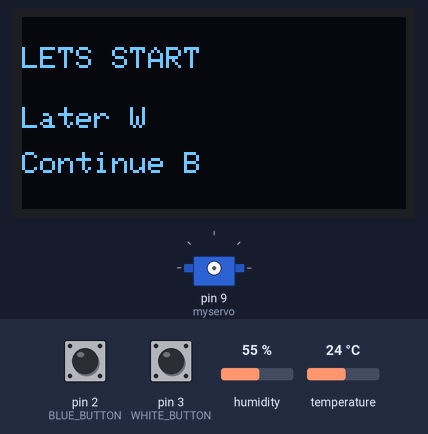
This sketch was run on a simulated Arduino Uno, built with avr-gcc and run on an emulated ATmega328P. Shown: 128×64 one-colour display, servo. Inputs (shaded band) come from the test bench; at power-on: pin 2 (BLUE_BUTTON) HIGH, pin 3 (WHITE_BUTTON) HIGH, humidity 55 %, temperature 24 °C. The local clock reads 2024-03-15 10:24:30 at power-on unless the sketch sets it; the sensor or clock chip raises its interrupt line as the real part does.

Above: at 4.6 s.
4.7 s: pin 2 (BLUE_BUTTON) pulled LOW for 1 s
At 6.3 s:
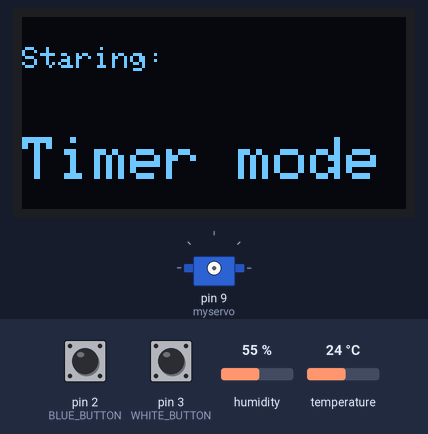
8.7 s: pin 2 (BLUE_BUTTON) pulled LOW for 3.2 s
At 13.2 s:
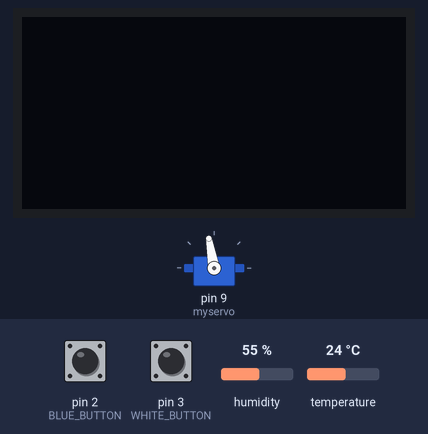
13.4 s: pin 3 (WHITE_BUTTON) pulled LOW for 3.2 s
At 17.4 s:
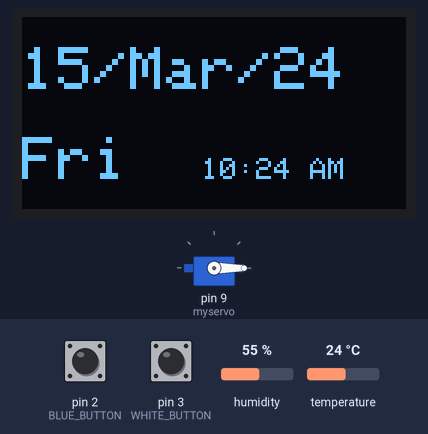
18.1 s: humidity set to 22 %
At 19.1 s:
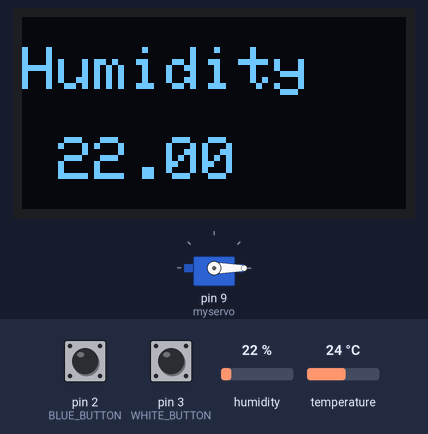
Timing chart, 0 to 21.1 s (numbered marks = the images above; inputs shaded):
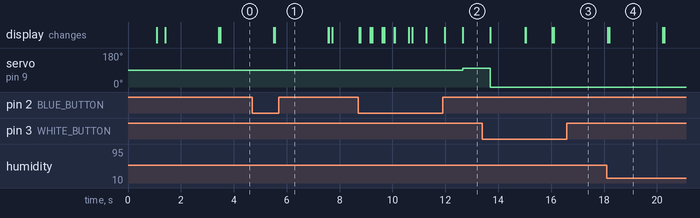

The sketch:

Sketch_15_onlyTimer.ino
```cpp
//IDEA: Instead of passing attribute to DisplayText, do not recieve char and print what is in buff (global Var)
#include <stdlib.h>
/*************************************************************************/

#include "DHT.h"

#define DHTPIN 5     // Digital pin connected to the DHT sensor

#define DHTTYPE DHT11
DHT dht(DHTPIN, DHTTYPE);

/**************************************************************************/
//************************* OLED ******************************************
#include <SPI.h>
#include <Wire.h>
#include <Adafruit_GFX.h>
#include <Adafruit_SSD1306.h>

#define SCREEN_WIDTH 128 // OLED display width, in pixels
#define SCREEN_HEIGHT 64 // OLED display height, in pixels

// Declaration for an SSD1306 display connected to I2C (SDA, SCL pins)
// The pins for I2C are defined by the Wire-library.
// On an arduino UNO:       A4(SDA), A5(SCL)
#define OLED_RESET     4 // Reset pin # (or -1 if sharing Arduino reset pin)
#define SCREEN_ADDRESS 0x3C ///< See datasheet for Address; 0x3D for 128x64, 0x3C for 128x32
#define DISPLAY_TIME 2000
Adafruit_SSD1306 display(SCREEN_WIDTH, SCREEN_HEIGHT, &Wire, OLED_RESET);


/**************************************************************************/

#include <RTClib.h>

RTC_DS3231 rtc;

// the pin that is connected to SQW of DS3231
#define CLOCK_INTERRUPT_PIN 3
char weekDay[][4] = {"Sun", "Mon", "Tue", "Wed", "Thu", "Fri", "Sat" };
/**************************************************************************/


#include <Servo.h>

Servo myservo;  // create servo object to control a servo


////////////////////////////////////////////////////////////////////////////////////////////////////////////////////////////
// ************************* SETUP **************************************************** SETUP ******************************
////////////////////////////////////////////////////////////////////////////////////////////////////////////////////////////
const byte interruptPin = 2;
bool sw1=0;
byte menuLevel = 0;
uint8_t timerTarget[3];
char buff[10];
#define BLUE_BUTTON     2
#define WHITE_BUTTON    3

void setup()
{
      Serial.begin(9600);
      //Begin I2C
      Wire.begin();
      //Begin OLED
      if(!display.begin(SSD1306_SWITCHCAPVCC, SCREEN_ADDRESS)) {
        Serial.println(F("SSD1306 allocation failed"));
        for(;;); // Don't proceed, loop forever
      }
      //Begin humidity sensor
      dht.begin();

      //BLUE (Interrupt)
      pinMode(interruptPin, INPUT_PULLUP);
      attachInterrupt(digitalPinToInterrupt(interruptPin), awake, FALLING );
      //WHITE
      pinMode(WHITE_BUTTON, INPUT_PULLUP);

      //********************* initializing the rtc ********************
      if(!rtc.begin()) {
          Serial.println("Couldn't find RTC!");
          Serial.flush();
          abort();
      }

      /*Uncomment block below to set time when power loss
      if(rtc.lostPower()) {
          // this will adjust to the date and time at compilation
          rtc.adjust(DateTime(F(__DATE__), F(__TIME__)));
      }*/

      //we don't need the 32K Pin, so disable it
      rtc.disable32K();
      // stop oscillating signals at SQW Pin
      rtc.writeSqwPinMode(DS3231_OFF);

      // ***************** OLED WELCOME**********************
      sprintf(buff, "RC");
      DisplayText(60, 29, DISPLAY_TIME/2, 1, false);
      //testdrawbitmap(DISPLAY_TIME);
      testdrawrect();
}

//***************** OLED+Temp **************************
void DisplayTempAndHumidity()
{
      // Reading temperature or humidity takes about 250 milliseconds!
      // Sensor readings may also be up to 2 seconds 'old' (its a very slow sensor)
      float h = dht.readHumidity();
      // Read temperature as Celsius (the default)
      float t = dht.readTemperature();

      char h_str[8]; // Buffer big enough for 7-character float
      dtostrf(h, 6, 2, h_str); // Leave room for too large numbers!
      sprintf(buff, "Humidity");
      DisplayText(0, 10, 0, 2, false);
      sprintf(buff, h_str);
      DisplayText(0,40, 0, 2, true);
      sprintf(buff, " %");
      DisplayText(80,40, DISPLAY_TIME, 2, true);

      char t_str[8]; // Buffer big enough for 7-character float
      dtostrf(t, 6, 2, t_str); // Leave room for too large numbers!

      sprintf(buff, "Temp");
      DisplayText(0, 10, 0, 2, false);
      sprintf(buff, t_str);
      DisplayText(0,40, 0, 2, true);
      sprintf(buff, " C");
      DisplayText(80,40, DISPLAY_TIME, 2, true);

}

void DisplayText(int16_t curX, int16_t curY, unsigned long displayTime, uint8_t textSize, bool holdPrevious)
{

    if(!holdPrevious)
        display.clearDisplay();
    display.setTextSize(textSize);
    display.setTextColor(SSD1306_WHITE);
    display.setCursor(curX,curY);
    display.print(buff);
    display.display();
    delay(displayTime);
}

void testdrawrect() {

      for(int16_t i=0; i<display.height()/2-6; i+=2) {
        display.drawRect(i, i, display.width()-2*i, display.height()-2*i, SSD1306_WHITE);
        display.display(); // Update screen with each newly-drawn rectangle
        delay(1);
      }

      delay(2000);
}
//******************************************************


//******************* OLED+RTC ******************************
void DisplayDateAndTime()
{
    // print current time
    char timeStr[10] = "hh:mm AP";
    char dateStr[10] = "DD/MMM/YY";
    uint8_t day;
    rtc.now().toString(timeStr);
    rtc.now().toString(dateStr);
    day = rtc.now().dayOfTheWeek();
    sprintf(buff, dateStr);
    DisplayText(0, 10, 0, 2, false);
    sprintf(buff, weekDay[day]);
    DisplayText(0, 40, 0, 2, true);
    sprintf(buff, timeStr);
    DisplayText(60, 47, DISPLAY_TIME, 1, true);
}
void DisplayOpeningDate()
{
    /*char buff[9];
    DisplayText(0, 10, "Time left:", 0, 0, 2, false);
    sprintf_P(buff, (PGM_P)F("%02d days %02d hrs %02d min"), timerTarget[0], timerTarget[1],timerTarget[2]);
    DisplayText(0, 40, buff, 0, 2 * DISPLAY_TIME, 1, true);*/
}
//******************************************************


//******************* SERVO ****************************

void openDoor()
{
      myservo.attach(9);
      myservo.write(0);
      display.clearDisplay();
      sprintf(buff, "Timer ended");
      DisplayText(0, 30, 300, 1, true);
      delay(1000);
      myservo.detach();
      display.clearDisplay();
      display.display();
}

void closeDoor()
{
      myservo.attach(9);
      myservo.write(100);
      delay(1000);
      myservo.detach();
}
//******************************************************

//******************* INTERRUPTS ****************************
void awake()
{
    sw1 = !sw1;
}
//***********************************************************

//************************ MENUS ****************************
void menu0()
{

      sprintf(buff, "LETS START");
      DisplayText(0, 10, 0, 1, false);
      sprintf(buff, "Later W");
      DisplayText(0, 30, 0, 1, true);
      sprintf(buff,"Continue B");
      DisplayText(0, 45, DISPLAY_TIME, 1, true);
      bool blue=0, white=0;
      while(menuLevel==0)
      {
            blue = digitalRead(BLUE_BUTTON);
            white = digitalRead(WHITE_BUTTON);
            if(!white)
            {
                  menuLevel = 4; //Door open
                  sprintf(buff,"You say when then");
                  DisplayText(0, 10, DISPLAY_TIME, 1, false);
            }
            else if(!blue)
            {
                  menuLevel = 1;
                  sprintf(buff,"Staring:");
                  DisplayText(0, 10, 0, 1, false);
                  sprintf(buff,"Timer mode");
                  DisplayText(0, 40, DISPLAY_TIME, 2, true);
            }
      }
      display.clearDisplay();
      display.display();

}

void setParameter(char* title,byte i)
{
    bool okFlag = 1; //Normally open button, 1 = not pushed, 0 = pushed
    bool increment = 0;
    sprintf(buff,title);
    DisplayText(20, 10, 0, 2, false);
    sprintf(buff,"00");
    DisplayText(20, 40, 0, 2, true);
    while (okFlag == 1)
    {
        delay(350);
        increment = !digitalRead(WHITE_BUTTON);
        okFlag = digitalRead(BLUE_BUTTON);

        if (increment)
            timerTarget[i]++;
        sprintf(buff,title);
        DisplayText(20, 10, 0, 2, false);
        sprintf(buff, "%0d", timerTarget[i]);
        DisplayText(20, 40, 0, 2, true);

    }
}

void menu1() //Program mode 1: Timer -> Set timer
{
      bool okFlag=1; //Normally open button, 1 = not pushed, 0 = pushed
      bool increment=0;

      sprintf(buff,"TIMER");
      DisplayText(20, 10, 100, 2, false);
      sprintf(buff,"Set timer");
      DisplayText(0, 47, DISPLAY_TIME/2, 1, true);

      for(uint8_t i = 0; i<3;i++)
      {
            timerTarget[i] = 0;
      }

      setParameter("DAYS:", 0);
      setParameter("HOURS:", 1);
      setParameter("MINUTES:", 2);

      delay(500);
      sprintf(buff,"TIMER");
      DisplayText(20, 10, 100, 2, false);
      sprintf(buff,"Close door");
      DisplayText(0, 47, 0, 1, true);
      bool blue=1;
      while(blue)
      {
        blue = digitalRead(BLUE_BUTTON);
      }
      delay(500);
      sprintf(buff,"OK");
      DisplayText(0, 10, DISPLAY_TIME/3, 1, false);
      sprintf(buff,"Bye");
      DisplayText(15, 20, DISPLAY_TIME/3, 1, false);
      display.clearDisplay();
      display.display();
      closeDoor();
      menuLevel = 2; //Menu = 2 -> door closed, 3 -> door open
      rtc.clearAlarm(1);
      rtc.setAlarm1(rtc.now() + TimeSpan((uint16_t)timerTarget[0],timerTarget[1],timerTarget[2],0),DS3231_A1_Date);
}

void checkTimer()
{
  if(rtc.alarmFired(1))
  {
    openDoor();
    menuLevel=3;
  }
}

void restart()
{
  sprintf(buff, "Star");
  DisplayText(15, 20, DISPLAY_TIME/3, 1, false);
  bool white=1;
  for(int i=0; i<10; i++)
  {
    delay(300);
    white = digitalRead(WHITE_BUTTON);
    if(!white)
      break;
  }
  if(!white)
    menuLevel=0;
}

//************************************************************

/////////////////LOOP/////////////////////////////LOOOP//////////////////
/////////////////LOOP/////////////////////////////LOOOP//////////////////
/////////////////LOOP/////////////////////////////LOOOP//////////////////

void loop() {
      //Menu 1: Timer(blue) Weekend(white)
      if(menuLevel==0) //MENU Start
            menu0();
      if(menuLevel==1) //MENU Program mode 1: Timer -> Set timer
            menu1();

      if(menuLevel==2) //Door closed
            checkTimer();


      if(sw1) //To awake screen
      {
            for(int i=0; i<2; i++)
            {
                  if(menuLevel==3)
                    restart();
                  else
                  {
                    DisplayDateAndTime();
                    DisplayTempAndHumidity();
                  }
            }
            sw1=!sw1;
            display.clearDisplay();
            display.display();
      }


}
```

Measured:
- after the input at 4.7 s, the display: first changes after 0.82 s (image 1 shows a later state)
- after the input at 8.7 s, servo on pin 9 (myservo): 90° → 100° after 4.0 s
- after the input at 13.4 s, the display: first differs from a run without the input after 2.6 s (image 3 shows a later state)
- what the display in image 4 shows lasts 2.0 s, from 18.2 s to 20.2 s
